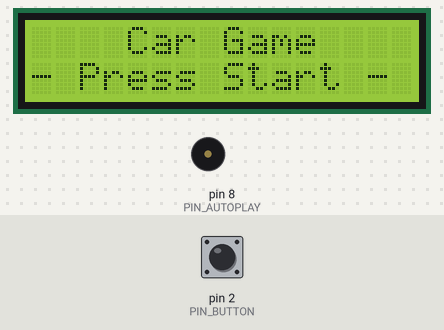
The sketch below on a simulated Arduino Uno, built with avr-gcc and run on an emulated ATmega328P. Shown: 16×2 character LCD, buzzer (waves = sounding). Inputs (shaded band) come from the test bench; at power-on: pin 2 (PIN_BUTTON) HIGH. Random numbers use the default seed unless the sketch sets one.

Above: at 1.3 s.
1.4 s: pin 2 (PIN_BUTTON) pulled LOW for 0.15 s
At 1.67 s:
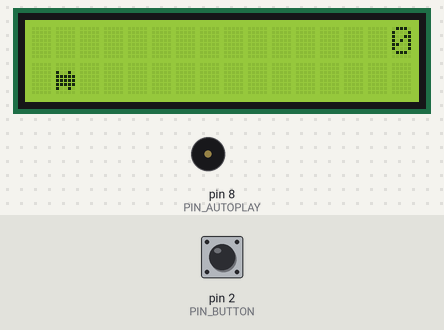
2.1 s: pin 2 (PIN_BUTTON) pulled LOW for 1 s
At 2.37 s:
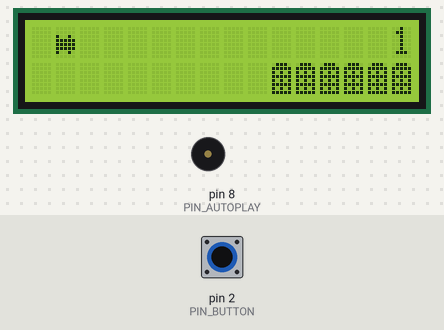
3.7 s: pin 2 (PIN_BUTTON) pulled LOW for 0.15 s
At 4.24 s:
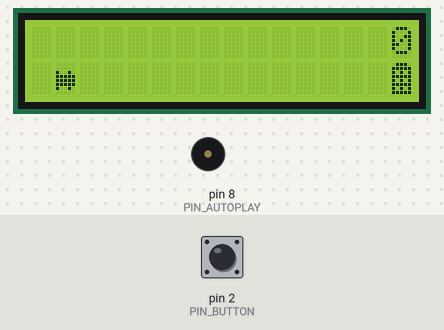
4.4 s: pin 2 (PIN_BUTTON) pulled LOW for 3.2 s
At 6.03 s:
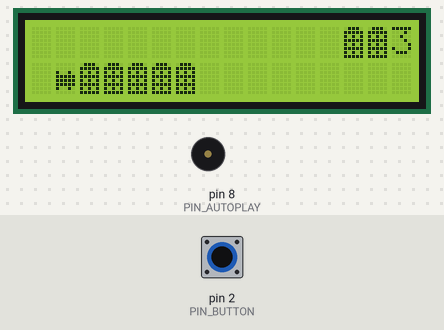
8.2 s: pin 2 (PIN_BUTTON) pulled LOW for 0.15 s
At 8.62 s:
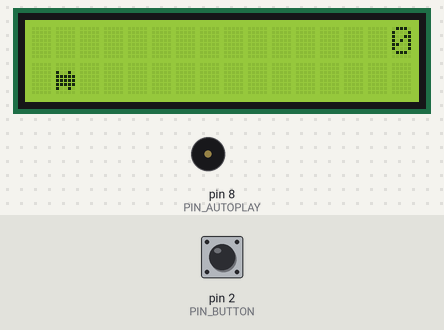
8.9 s: pin 2 (PIN_BUTTON) pulled LOW for 1 s
At 9.26 s:
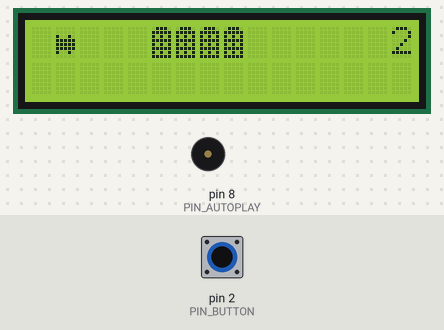
Timing chart, 0 to 11.5 s (numbered marks = the images above; inputs shaded):
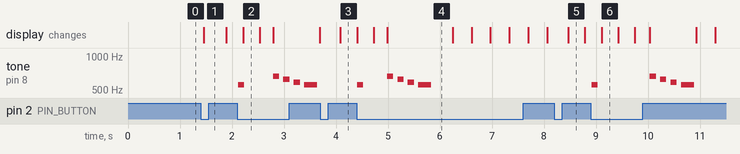

Measured:
- after the input at 1.4 s, the display: changes after 0.06 s (image 1)
- by itself, tone on pin 8 (PIN_AUTOPLAY): plays 554 Hz for 0.12 s, 659 Hz for 0.12 s, 622 Hz for 0.12 s, 587 Hz for 0.12 s, 554 Hz for 0.25 s
- what the display in image 4 shows lasts 1.2 s, from 5.0 s to 6.2 s

The sketch:

sketch_nov8a.ino
```cpp
#include <LiquidCrystal_I2C.h>
#include <Wire.h>
#define PIN_BUTTON  2
#define PIN_AUTOPLAY 8
#define SPRITE_RUN1 1  //Car sprite
#define SPRITE_RUN2  2
#define SPRITE_JUMP 3
#define SPRITE_JUMP_UPPER '.'
#define  SPRITE_JUMP_LOWER 4
#define SPRITE_TERRAIN_EMPTY ' '
#define SPRITE_TERRAIN_SOLID  5
#define SPRITE_TERRAIN_SOLID_RIGHT 6
#define SPRITE_TERRAIN_SOLID_LEFT 7
#define  CAR_HORIZONTAL_POSITION 1    // Horizontal position of CAR on screen
#define  TERRAIN_WIDTH 16
#define TERRAIN_EMPTY 0
#define TERRAIN_LOWER_BLOCK 1
#define  TERRAIN_UPPER_BLOCK 2
#define CAR_POSITION_OFF 0          // CAR is invisible
#define  CAR_POSITION_RUN_LOWER_1 1  // CAR is running on lower row (pose 1)
#define CAR_POSITION_RUN_LOWER_2  2  //                              (pose 2)
#define CAR_POSITION_JUMP_1 3       //  Starting a jump
#define CAR_POSITION_JUMP_2 4       // Half-way up
#define  CAR_POSITION_JUMP_3 5       // Jump is on upper row
#define CAR_POSITION_JUMP_4  6       // Jump is on upper row
#define CAR_POSITION_JUMP_5 7       // Jump is  on upper row
#define CAR_POSITION_JUMP_6 8       // Jump is on upper row
#define  CAR_POSITION_JUMP_7 9       // Half-way down
#define CAR_POSITION_JUMP_8 10      //  About to land
#define CAR_POSITION_RUN_UPPER_1 11 // CAR is running on upper  row (pose 1)
#define CAR_POSITION_RUN_UPPER_2 12 //                              (pose  2)
LiquidCrystal_I2C lcd(0x27, 16, 2);
static char terrainUpper[TERRAIN_WIDTH  + 1];
static char terrainLower[TERRAIN_WIDTH + 1];
static bool buttonPushed  = false;

int buzzerPin = 8;

int playcount = 0;
void initializeGraphics() {
  static byte graphics[] = {
    //  Run position 1
	0b00000,
	0b00000,
	0b10010,
	0b11111,
	0b11111,
	0b11111,
	0b10010,
	0b00000,
    // Run position  2
	0b00000,
	0b00000,
	0b10010,
	0b11111,
	0b11111,
	0b11111,
	0b10010,
	0b00000,
    // Jump
	0b00000,
	0b00000,
	0b10010,
	0b11111,
	0b11111,
	0b11111,
	0b10010,
	0b00000,
    // Jump lower
	0b00000,
	0b00000,
	0b10010,
	0b11111,
	0b11111,
	0b11111,
	0b10010,
	0b00000,
    // Ground
    0b01110,
    0b11111,
    0b10101,
    0b11111,
    0b10101,
    0b11111,
    0b10101,
    0b11111,
    // Ground right
    0b01110,
    0b11111,
    0b10101,
    0b11111,
    0b10101,
    0b11111,
    0b10101,
    0b11111,
    // Ground left
    0b01110,
    0b11111,
    0b10101,
    0b11111,
    0b10101,
    0b11111,
    0b10101,
    0b11111,
  };
  int i;
  // Skip using  character 0, this allows lcd.print() to be used to
  // quickly draw multiple  characters
  for (i = 0; i < 7; ++i) {
    lcd.createChar(i + 1, &graphics[i  * 8]);
  }
  for (i = 0; i < TERRAIN_WIDTH; ++i) {
    terrainUpper[i]  = SPRITE_TERRAIN_EMPTY;
    terrainLower[i] = SPRITE_TERRAIN_EMPTY;
  }
}

//  Slide the terrain to the left in half-character increments
//
void advanceTerrain(char*  terrain, byte newTerrain) {
  for (int i = 0; i < TERRAIN_WIDTH; ++i) {
    char  current = terrain[i];
    char next = (i == TERRAIN_WIDTH - 1) ? newTerrain :  terrain[i + 1];
    switch (current) {
      case SPRITE_TERRAIN_EMPTY:
        terrain[i] = (next == SPRITE_TERRAIN_SOLID) ? SPRITE_TERRAIN_SOLID_RIGHT  : SPRITE_TERRAIN_EMPTY;
        break;
      case SPRITE_TERRAIN_SOLID:
        terrain[i] = (next == SPRITE_TERRAIN_EMPTY) ? SPRITE_TERRAIN_SOLID_LEFT  : SPRITE_TERRAIN_SOLID;
        break;
      case SPRITE_TERRAIN_SOLID_RIGHT:
        terrain[i] = SPRITE_TERRAIN_SOLID;
        break;
      case SPRITE_TERRAIN_SOLID_LEFT:
        terrain[i] = SPRITE_TERRAIN_EMPTY;
        break;
    }
  }
}

bool  drawCAR(byte position, char* terrainUpper, char* terrainLower, unsigned int score)  {
  bool collide = false;
  char upperSave = terrainUpper[CAR_HORIZONTAL_POSITION];
  char lowerSave = terrainLower[CAR_HORIZONTAL_POSITION];
  byte upper, lower;
  switch (position) {
    case CAR_POSITION_OFF:
      upper = lower = SPRITE_TERRAIN_EMPTY;
      break;
    case CAR_POSITION_RUN_LOWER_1:
      upper = SPRITE_TERRAIN_EMPTY;
      lower = SPRITE_RUN1;
      break;
    case CAR_POSITION_RUN_LOWER_2:
      upper = SPRITE_TERRAIN_EMPTY;
      lower = SPRITE_RUN2;
      break;
    case CAR_POSITION_JUMP_1:
    case CAR_POSITION_JUMP_8:
      upper =  SPRITE_TERRAIN_EMPTY;
      lower = SPRITE_JUMP;
      break;
    case  CAR_POSITION_JUMP_2:
    case CAR_POSITION_JUMP_7:
      upper = SPRITE_JUMP_UPPER;
      lower = SPRITE_JUMP_LOWER;
      break;
    case CAR_POSITION_JUMP_3:
    case CAR_POSITION_JUMP_4:
    case CAR_POSITION_JUMP_5:
    case CAR_POSITION_JUMP_6:
      upper = SPRITE_JUMP;
      lower = SPRITE_TERRAIN_EMPTY;
      break;
    case CAR_POSITION_RUN_UPPER_1:
      upper = SPRITE_RUN1;
      lower  = SPRITE_TERRAIN_EMPTY;
      break;
    case CAR_POSITION_RUN_UPPER_2:
      upper = SPRITE_RUN2;
      lower = SPRITE_TERRAIN_EMPTY;
      break;
  }
  if (upper != ' ') {
    terrainUpper[CAR_HORIZONTAL_POSITION] = upper;
    collide = (upperSave == SPRITE_TERRAIN_EMPTY) ? false : true;
  }
  if  (lower != ' ') {
    terrainLower[CAR_HORIZONTAL_POSITION] = lower;
    collide  |= (lowerSave == SPRITE_TERRAIN_EMPTY) ? false : true;
  }

  byte digits  = (score > 9999) ? 5 : (score > 999) ? 4 : (score > 99) ? 3 : (score > 9) ? 2 :  1;

  // Draw the scene
  terrainUpper[TERRAIN_WIDTH] = '\0';
  terrainLower[TERRAIN_WIDTH]  = '\0';
  char temp = terrainUpper[16 - digits];
  terrainUpper[16 - digits]  = '\0';
  lcd.setCursor(0, 0);
  lcd.print(terrainUpper);
  terrainUpper[16  - digits] = temp;
  lcd.setCursor(0, 1);
  lcd.print(terrainLower);

  lcd.setCursor(16 - digits, 0);
  lcd.print(score);

  terrainUpper[CAR_HORIZONTAL_POSITION]  = upperSave;
  terrainLower[CAR_HORIZONTAL_POSITION] = lowerSave;
  return  collide;
}

// Handle the button push as an interrupt
void buttonPush()  {
  buttonPushed = true;
}

void setup() {
  pinMode(PIN_BUTTON,  INPUT);
  digitalWrite(PIN_BUTTON, HIGH);
  pinMode(PIN_AUTOPLAY, OUTPUT);
  digitalWrite(PIN_AUTOPLAY, HIGH);

  pinMode(buzzerPin, OUTPUT);
  //digitalWrite(buzzerPin, LOW);

  // Digital pin 2 maps to interrupt  0
  attachInterrupt(0/*PIN_BUTTON*/, buttonPush, FALLING);

  initializeGraphics();

  lcd.init();
  lcd.backlight();

}
void loop() {
  static  bool blink = false;
  static byte CARPos  = CAR_POSITION_RUN_LOWER_1;
  static byte newTerrainType = TERRAIN_EMPTY;
  static byte newTerrainDuration = 1;
  static bool playing = false;

  static unsigned int distance = 0;


  while (playcount == 0) { // Tunggu sampai tombol ditekan (LOW)
    if (blink) {
      lcd.setCursor(4, 0);
      lcd.print("Car Game");
      lcd.setCursor(0, 1);
      lcd.print("- Press Start -");
    }
    blink = !blink;
    // delay(400); // Berkedip setiap 500ms

    if (digitalRead(PIN_BUTTON) == LOW) {
      break;
      lcd.clear();
    }
  }

  if (!playing)  {
    drawCAR((blink) ? CAR_POSITION_OFF : CARPos, terrainUpper, terrainLower,  distance >> 3);
    if (blink) {
      lcd.setCursor(0, 0);
      lcd.print("Press  Start");
    } else {
      lcd.setCursor(0, 0);
      lcd.print("             "); // Hapus teks saat berkedip
    }
    delay(320);
    blink = !blink;

    if (buttonPushed)  {
      playcount++;
      initializeGraphics();
      CARPos = CAR_POSITION_RUN_LOWER_1;
      playing = true;
      buttonPushed = false;
      distance = 0;
    }

    return;
  }

  // Shift the terrain to the left
  advanceTerrain(terrainLower,  newTerrainType == TERRAIN_LOWER_BLOCK ? SPRITE_TERRAIN_SOLID : SPRITE_TERRAIN_EMPTY);
  advanceTerrain(terrainUpper, newTerrainType == TERRAIN_UPPER_BLOCK ? SPRITE_TERRAIN_SOLID  : SPRITE_TERRAIN_EMPTY);

  // Make new terrain to enter on the right
  if (--newTerrainDuration == 0) {
    if (newTerrainType == TERRAIN_EMPTY) {
      newTerrainType = (random(3) == 0) ? TERRAIN_UPPER_BLOCK : TERRAIN_LOWER_BLOCK;
      newTerrainDuration = 10 + random(6);
    } else {
      newTerrainType  = TERRAIN_EMPTY;
      newTerrainDuration = 10 + random(6);
    }
  }

  if (buttonPushed) {
    if (CARPos <= CAR_POSITION_RUN_LOWER_2) CARPos = CAR_POSITION_JUMP_1;
    buttonPushed = false;

    digitalWrite(buzzerPin, HIGH);
    tone(buzzerPin, 554, 120);
    //delay(100);  // Durasi buzzer 100ms
    //digitalWrite(buzzerPin, LOW);
  }

  if (drawCAR(CARPos, terrainUpper, terrainLower,  distance >> 3)) {
    digitalWrite(buzzerPin, HIGH);
    tone(buzzerPin, 659, 120);
    delay(200);
    tone(buzzerPin, 622, 120);
    delay(200);
    tone(buzzerPin, 587, 120);
    delay(200);
    tone(buzzerPin, 554, 250);
    delay(250);
    playing = false; // The CAR collided with something. Too  bad.
    // for (int i = 0; i <= 2; i++) {
    // }
  } else {
    if (CARPos  == CAR_POSITION_RUN_LOWER_2 || CARPos == CAR_POSITION_JUMP_8) {
      CARPos  = CAR_POSITION_RUN_LOWER_1;
    } else if ((CARPos >= CAR_POSITION_JUMP_3 &&  CARPos <= CAR_POSITION_JUMP_5) && terrainLower[CAR_HORIZONTAL_POSITION] != SPRITE_TERRAIN_EMPTY)  {
      CARPos = CAR_POSITION_RUN_UPPER_1;
    } else if (CARPos >= CAR_POSITION_RUN_UPPER_1  && terrainLower[CAR_HORIZONTAL_POSITION] == SPRITE_TERRAIN_EMPTY) {
      CARPos  = CAR_POSITION_JUMP_5;
    } else if (CARPos == CAR_POSITION_RUN_UPPER_2) {
      CARPos = CAR_POSITION_RUN_UPPER_1;
    } else {
      ++CARPos;
    }
    ++distance;

    digitalWrite(PIN_AUTOPLAY, terrainLower[CAR_HORIZONTAL_POSITION  + 2] == SPRITE_TERRAIN_EMPTY ? HIGH : LOW);
  }
}
```
